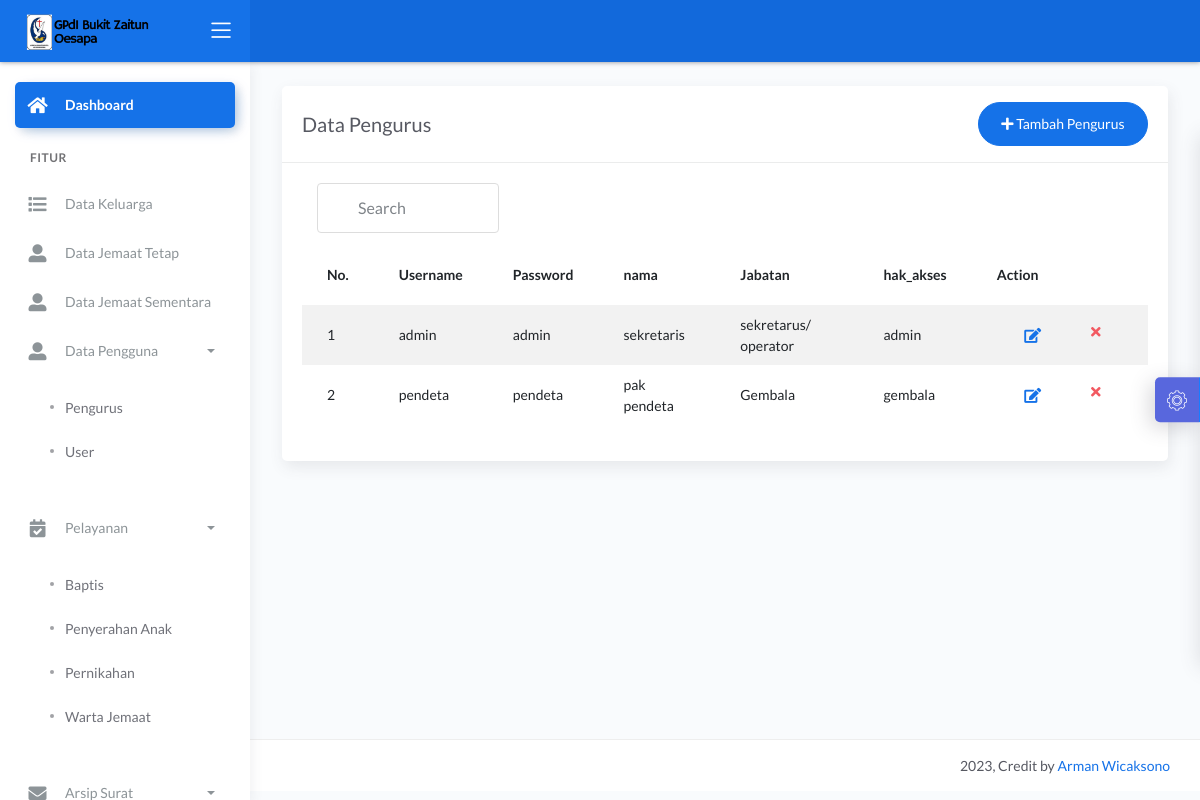
The page /dashboard/main2.php?halaman=tampil_admin (signed in) on the database its author committed.
### tables this page shows
CREATE TABLE `operator` (
  `id_pengguna` int(5) NOT NULL,
  `username` varchar(20) NOT NULL,
  `password` varchar(20) NOT NULL,
  `nama` varchar(50) NOT NULL,
  `jabatan` varchar(50) NOT NULL,
  `hak_akses` enum('admin','member','gembala') NOT NULL
);

### dashboard/tampil_admin.php (the view, shortened to what this page needs)
<?php include '../konek.php'; ?>
<link href="css/sweetalert.css" rel="stylesheet" type="text/css">
<div class="page-inner">
<div class="row">
        <div class="col-md-12">
            <div class="card">
                <div class="card-header">
                    <div class="d-flex align-items-center">
                        <h4 class="card-title">Data Pengurus</h4>
                        <a href="?halaman=tambah_admin" class="btn btn-primary btn-round ml-auto">
                            <i class="fa fa-plus"></i>
                            Tambah Pengurus
                        </a>
                    </div>
                </div>
                <div class="card-body">
                    <div class="d-flex align-items-center col-md-3">
                    <input class="form-control" type="text" id="myInput" onkeyup="myFunction()" placeholder="Search" title="Type in a name">
                    </div>
                    <form action="">
                        <div class="table-responsive">
                            <table id="add" class="display table table-striped table-hover">
                                <thead>
                                    <tr>
                                        <th>No.</th>
                                        <th>Username</th>
                                        <th>Password</th>
                                        <th>nama</th>
                                        <th>Jabatan</th>
                                        <th>hak_akses</th>
                                        <th style="width: 10%">Action</th>
                                    </tr>
                                </thead>
                                <tbody>
                                    <?php
                                    $no = 1;
                                    $tampil = "SELECT * FROM operator";
                                    $query = mysqli_query($konek, $tampil);
                                    while ($data = mysqli_fetch_array($query, MYSQLI_BOTH)) {
                                        $id_pengguna = $data['id_pengguna'];
                                        $username = $data['username'];
                                        $nama = $data['nama'];
                                        $password = $data['password'];
                                        $jabatan = $data['jabatan'];
                                        $hak_akses = $data['hak_akses'];
                                    ?>
                                        <tr>
                                            <td><?php echo $no++; ?></td>
                                            <td><?php echo $username; ?></td>
                                            <td><?php echo $password; ?></td>
                                            <td><?php echo $nama; ?></td>
                                            <td><?php echo $jabatan; ?></td>
                                            <td><?php echo $hak_akses; ?></td>
                                            <td>
                                                <div class="form-button-action">
                                                    <a href="?halaman=ubah_admin&id_pengguna=<?php echo $id_pengguna; ?>" type="button" data-toggle="tooltip" title="" class="btn btn-link btn-primary btn-lg" data-original-title="Edit Pengguna">
                                                        <i class="fa fa-edit"></i>
                                                    </a>
                                                    <a href="?halaman=tampil_admin&id_pengguna=<?php echo $id_pengguna; ?>" data-toggle="tooltip" title="" class="btn btn-link btn-danger" data-original-title="Hapus Pengguna">
                                                        <i class="fa fa-times"></i>
                                                    </a>
                                                </div>
                                            </td>
                                        </tr>
                                    <?php
                                    }
                                    ?>
                                </tbody>
                            </table>
                        </div>
                    </form>
                </div>
            </div>
        </div>
    </div>
</div>

### assets/css/demo.css (style rules this page uses)
#myInput { background-image: url('/css/searchicon.png'); background-position: 10px 10px; background-repeat: no-repeat; width: 100%; font-size: 16px; padding: 12px 20px 12px 40px; border: 1px solid #ddd; margin-bottom: 12px; }

### rows shown on the page
operator: username "admin", password "admin", nama "sekretaris", jabatan "sekretarus/ operator", hak_akses "admin"
operator: username "pendeta", password "pendeta", nama "pak pendeta", jabatan "Gembala", hak_akses "gembala"
